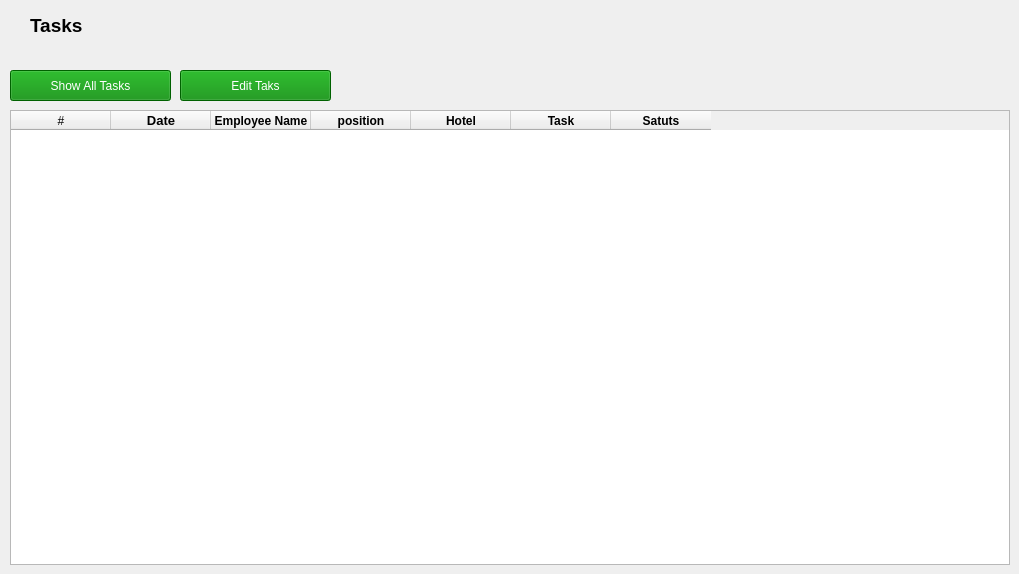
        <widget class="QWidget" name="tab_18">
         <attribute name="title">
          <string>Housekeeping Tasks</string>
         </attribute>
         <widget class="QLabel" name="label_47">
          <property name="geometry">
           <rect>
            <x>30</x>
            <y>10</y>
            <width>191</width>
            <height>31</height>
           </rect>
          </property>
          <property name="font">
           <font>
            <family>Segoe UI</family>
            <pointsize>14</pointsize>
            <weight>75</weight>
            <italic>false</italic>
            <bold>true</bold>
           </font>
          </property>
          <property name="styleSheet">
           <string notr="true">QLabel{
font-weight:bold;
}</string>
          </property>
          <property name="text">
           <string>Tasks</string>
          </property>
         </widget>
         <widget class="QPushButton" name="pushButton_71">
          <property name="geometry">
           <rect>
            <x>10</x>
            <y>70</y>
            <width>161</width>
            <height>31</height>
           </rect>
          </property>
          <property name="styleSheet">
           <string notr="true">QPushButton {
	
	font: 75 10pt &quot;Segoe UI&quot;;
	
	background-color: rgb(0, 136, 0);
	color: rgb(255, 255, 255);
 }

QPushButton::hover
{

	
	background-color: rgb(0, 255, 0);
}</string>
          </property>
          <property name="text">
           <string>Show All Tasks</string>
          </property>
         </widget>
         <widget class="QTableWidget" name="tableWidget_9">
          <property name="geometry">
           <rect>
            <x>10</x>
            <y>110</y>
            <width>1000</width>
            <height>455</height>
           </rect>
          </property>
          <column>
           <property name="text">
            <string>#</string>
           </property>
           <property name="font">
            <font>
             <family>Segoe UI</family>
             <pointsize>9</pointsize>
            </font>
           </property>
           <property name="textAlignment">
            <set>AlignCenter</set>
           </property>
          </column>
          <column>
           <property name="text">
            <string>Date</string>
           </property>
           <property name="font">
            <font>
             <family>Segoe UI</family>
             <pointsize>10</pointsize>
             <weight>75</weight>
             <bold>true</bold>
             <strikeout>false</strikeout>
            </font>
           </property>
           <property name="textAlignment">
            <set>AlignCenter</set>
           </property>
          </column>
          <column>
           <property name="text">
            <string>Employee Name</string>
           </property>
           <property name="font">
            <font>
             <family>Segoe UI</family>
             <pointsize>9</pointsize>
             <weight>75</weight>
             <bold>true</bold>
            </font>
           </property>
           <property name="textAlignment">
            <set>AlignCenter</set>
           </property>
          </column>
          <column>
           <property name="text">
            <string>position</string>
           </property>
           <property name="font">
            <font>
             <family>Segoe UI</family>
             <pointsize>9</pointsize>
             <weight>75</weight>
             <bold>true</bold>
            </font>
           </property>
           <property name="textAlignment">
            <set>AlignCenter</set>
           </property>
          </column>
          <column>
           <property name="text">
            <string>Hotel</string>
           </property>
           <property name="font">
            <font>
             <family>Segoe UI</family>
             <pointsize>9</pointsize>
             <weight>75</weight>
             <bold>true</bold>
            </font>
           </property>
           <property name="textAlignment">
            <set>AlignCenter</set>
           </property>
          </column>
          <column>
           <property name="text">
            <string>Task</string>
           </property>
           <property name="font">
            <font>
             <family>Segoe UI</family>
             <pointsize>9</pointsize>
             <weight>75</weight>
             <bold>true</bold>
            </font>
           </property>
           <property name="textAlignment">
            <set>AlignCenter</set>
           </property>
          </column>
          <column>
           <property name="text">
            <string>Satuts</string>
           </property>
           <property name="font">
            <font>
             <family>Segoe UI</family>
             <pointsize>9</pointsize>
             <weight>75</weight>
             <bold>true</bold>
            </font>
           </property>
           <property name="textAlignment">
            <set>AlignCenter</set>
           </property>
          </column>
         </widget>
         <widget class="QPushButton" name="pushButton_27">
          <property name="geometry">
           <rect>
            <x>180</x>
            <y>70</y>
            <width>151</width>
            <height>31</height>
           </rect>
          </property>
          <property name="styleSheet">
           <string notr="true">QPushButton {
	
	font: 75 16pt &quot;Segoe UI&quot;;
	
	background-color: rgb(0, 136, 0);
	color: rgb(255, 255, 255);
 }

QPushButton::hover
{

	
	background-color: rgb(0, 255, 0);
}</string>
          </property>
          <property name="text">
           <string>Edit Taks</string>
          </property>
         </widget>
        </widget>
